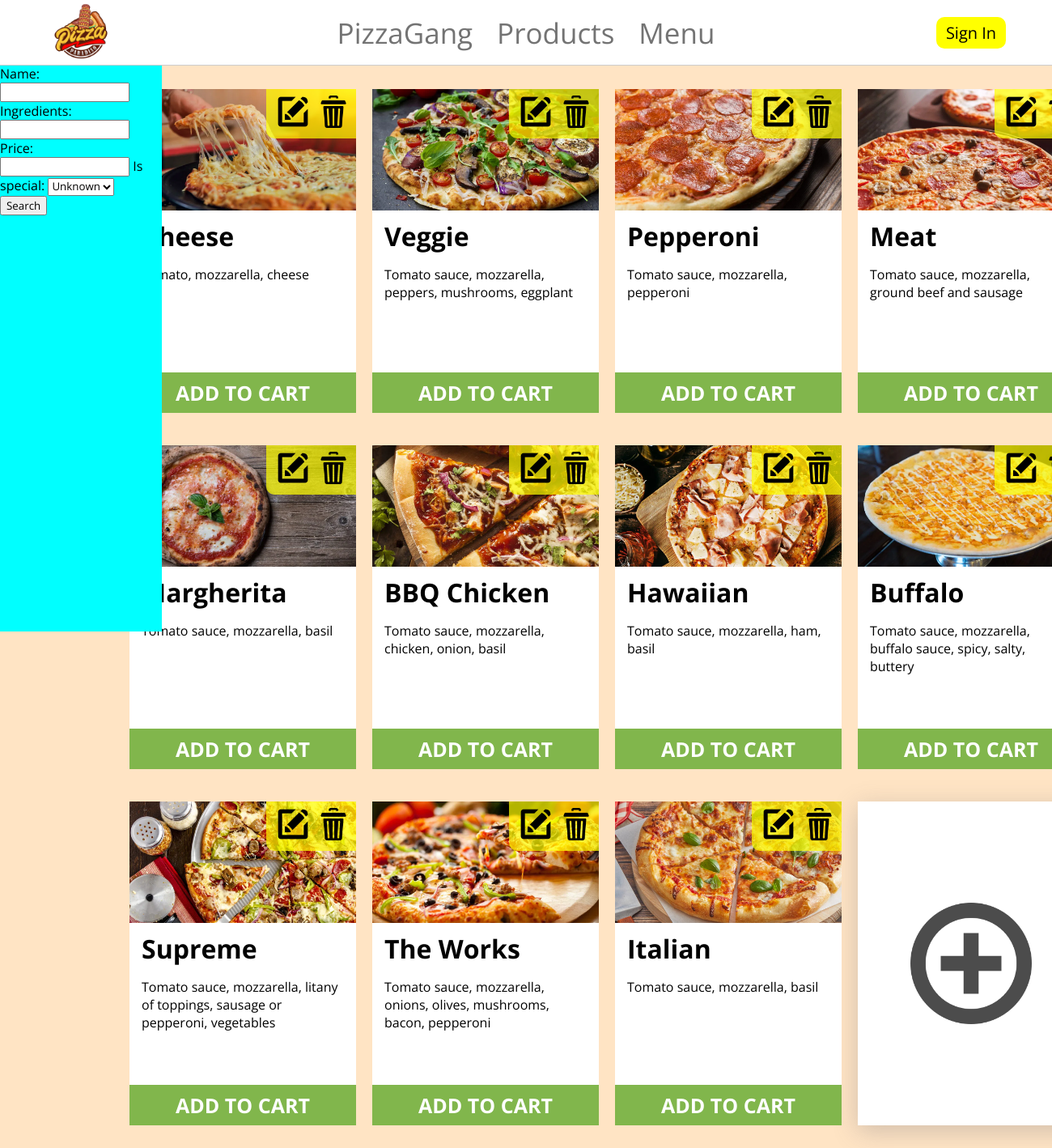
The app's page /menu/ with its own data.
### PizzaGang/main/models.py (models this page shows, shortened)
class Pizza(models.Model):
    name = models.CharField(max_length=30)
    ingredients = models.TextField()
    image = models.ImageField(upload_to='static/images/pizza/')
    price = models.FloatField()
    is_special = models.BooleanField(blank=True, null=True)
    is_offer = models.BooleanField(blank=True, null=True)
    is_vege = models.BooleanField(blank=True, null=True)
    discount = models.IntegerField(blank=True, null=True)

### PizzaGang/main/views.py (the view)
# urls.py: path('menu/', MenuView, name='menu'),
def MenuView(request):
    pizza_list = Pizza.objects.all()
    pizza_filter = PizzaOrderFilter(request.GET, queryset=pizza_list)
    context = {
        'pizza_list': pizza_list,
        'pizza_filter': pizza_filter,
    }
    return render(request, 'pizza/menu.html', context)

### templates/pizza/menu.html (shortened to what this page needs)
{% extends 'base/base.html' %}
{% load static %}
{% block head %}
    <link rel="stylesheet" href="{% static 'css/menu.css' %}">
{% endblock %}
{% block content %}
    <div class="sidebar">
        <form method="get" action="{% url 'menu' %}">
            {{ pizza_filter.form }}
            <button type="submit">Search</button>
        </form>
    </div>
    <div class="main-container">
        {% for pizza in pizza_filter.qs %}
        <div class="pizza-container">
        <div class="edit-delete-pizza-container">
            <div>
                <a href="{% url 'edit_pizza' pizza.pk %}">
                    <img src="{% static 'images/icons/edit.png' %}" alt="edit-pizza">
                </a>
            </div>
            <div>
                <a href="{% url 'delete_pizza' pizza.pk %}">
                    <img src="{% static 'images/icons/delete.png' %}" alt="delete-pizza">
                </a>
            </div>
        </div>
            <div class="img-container">
                <img src="{{ pizza.image.url }}" alt="pizza-img">
            </div>
            <div class="info-container">
                <h1>{{ pizza.name }}</h1>
                <p class="ingredients">{{ pizza.ingredients|truncatechars:80 }}</p>
            </div>
            <div class="filters-container">
            </div>
            <div class="order-button-container">
                <h1>ADD TO CART</h1>
            </div>
        </div>
        {% endfor %}
        <a href="{% url 'create_pizza' %}">
            <div class="add-pizza-container">
                <img src="{% static 'images/icons/add.png' %}" alt="add-pizza">
            </div>
        </a>
    </div>
{% endblock %}

### static/css/menu.css (style rules this page uses)
.sidebar { position: absolute; top: 80px; height: 700px; width: 200px; background-color: rgba(0, 255, 255); z-index: 2; }
.main-container { margin-top: 30px; margin-bottom: 50px; display: grid; grid-template-columns: 280px 280px 280px 280px; column-gap: 20px; row-gap: 40px; align-items: center; justify-content: center; padding-left: 200px; }
.pizza-container { cursor: default; position: relative; height: 400px; background-color: white; transition: box-shadow 0.1s; }
.edit-delete-pizza-container { position: absolute; top: 0; right: 0; background-color: rgba(255, 255, 0, 0.7); z-index: 1; display: flex; column-gap: 10px; padding: 8px 8px 8px 13px; border-radius: 0 0 0 10px; }
.edit-delete-pizza-container div { display: flex; align-items: center; justify-content: center; }
.edit-delete-pizza-container img { width: 40px; }
.img-container { position: absolute; top: 0; left: 0; right: 0; bottom: 250px; }
.img-container img { width: 100%; height: 100%; object-fit: cover; }
.info-container { position: absolute; top: 150px; bottom: 100px; left: 0; right: 0; padding: 0 15px 0 15px; }
.info-container h1 { margin: 10px 0 15px 0; }
.info-container p { margin: 0; }
.filters-container { position: absolute; top: 300px; bottom: 50px; left: 0; right: 0; }
.order-button-container { cursor: pointer; position: absolute; top: 350px; bottom: 0; left: 0; right: 0; background-color: rgb(129, 182, 76); display: flex; align-items: center; justify-content: center; }
.order-button-container h1 { color: white; font-size: 25px; font-weight: bold; }
.add-pizza-container { cursor: pointer; height: 400px; background-color: white; display: flex; align-items: center; justify-content: center; box-shadow: rgba(100, 100, 111, 0.3) 0 7px 29px 0; }
.add-pizza-container img { width: 150px; opacity: 0.7; }

### templates/base/base.html (style rules this page uses)
* { font-family: 'Open Sans', sans-serif; }
body { margin: 0; padding-top: 80px; background-color: bisque; }

### records on screen
Pizza: image (picture), name "Cheese", ingredients "Tomato, mozzarella, cheese"
Pizza: image (picture), name "Veggie", ingredients "Tomato sauce, mozzarella, peppers, mushrooms, eggplant"
Pizza: image (picture), name "Pepperoni", ingredients "Tomato sauce, mozzarella, pepperoni"
Pizza: image (picture), name "Meat", ingredients "Tomato sauce, mozzarella, ground beef and sausage"
Pizza: image (picture), name "Margherita", ingredients "Tomato sauce, mozzarella, basil"
Pizza: image (picture), name "BBQ Chicken", ingredients "Tomato sauce, mozzarella, chicken, onion, basil"
Pizza: image (picture), name "Hawaiian", ingredients "Tomato sauce, mozzarella, ham, basil"
Pizza: image (picture), name "Buffalo", ingredients "Tomato sauce, mozzarella, buffalo sauce, spicy, salty, buttery"
Pizza: image (picture), name "Supreme", ingredients "Tomato sauce, mozzarella, litany of toppings, sausage or pepperoni, vegetables"
Pizza: image (picture), name "The Works", ingredients "Tomato sauce, mozzarella, onions, olives, mushrooms, bacon, pepperoni"
Pizza: image (picture), name "Italian", ingredients "Tomato sauce, mozzarella, basil"
